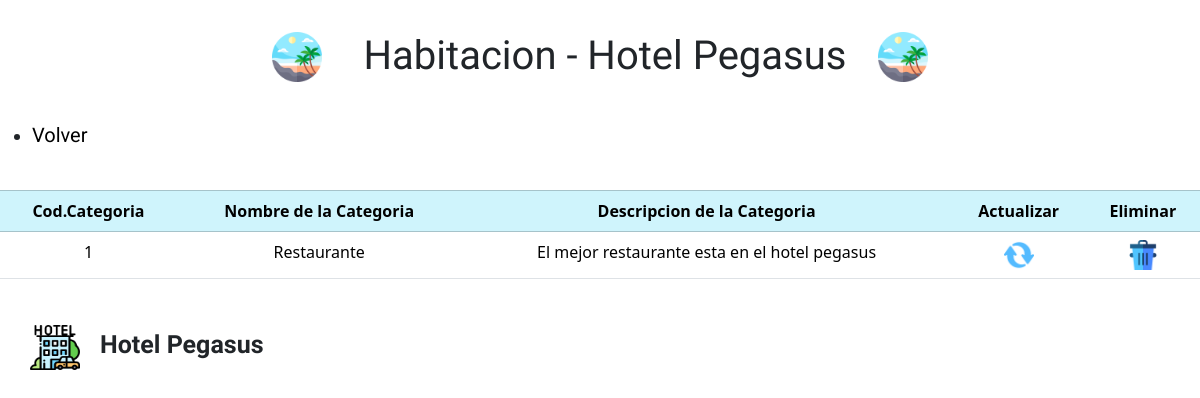
The page /servicios/verCategorias on the database as committed earlier.
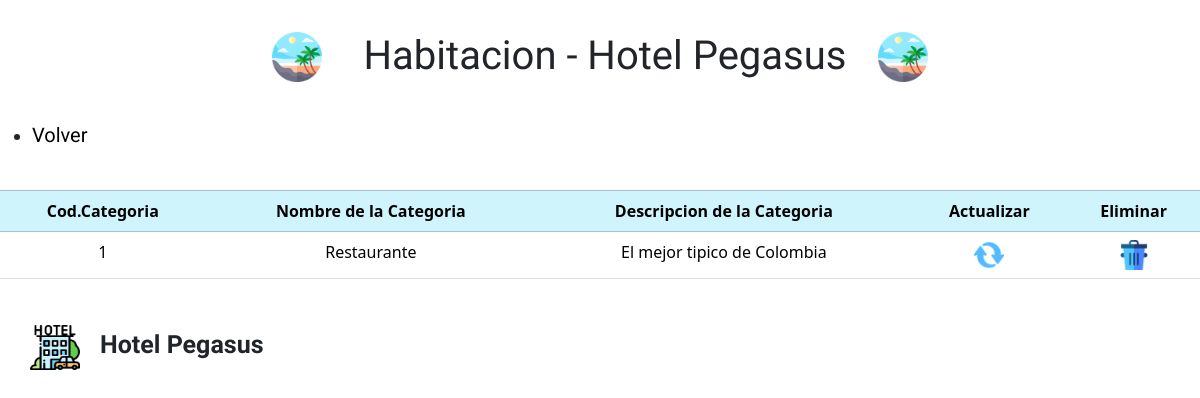
The same page on the database as committed later.
### serviciosGestion/models.py (models this page shows)
class tb_categoria(models.Model):
    codigo_cat = models.AutoField(primary_key=True, verbose_name = 'Codigo de la categoria')
    nombre_cat = models.CharField(max_length=70, verbose_name = 'Nombre de la categoria')
    descripcion_cat = models.TextField(verbose_name = 'Descripcion de la categoria')
    imagen_cat = models.ImageField(verbose_name = 'Imagen de la categoria',upload_to='media', height_field=None, width_field=None, max_length=None)

### serviciosGestion/views.py (the view)
# urls.py: path('verCategorias',verCategorias, name = 'verCategorias'),
def verCategorias(request):
    categorias = tb_categoria.objects.all()
    contexto = {
        'categorias': categorias
    }
    return render(request,'mostrarCategorias.html', contexto)

### templates/mostrarCategorias.html (shortened to what this page needs)
{% load static %}
<!DOCTYPE html>
<html lang="es">
<head>
    <link href="https://cdn.jsdelivr.net/npm/bootstrap@5.3.2/dist/css/bootstrap.min.css" rel="stylesheet">
    <link rel="stylesheet" href="{% static 'css/verUsuarios.css' %}">
</head>
<body>
    <header>
        <div class="logoIzquierdo">
            <img src="{% static 'img/playa.png' %}" alt="logoIzquierda">
        </div>
        <h1 class="tituloEncabezado">Habitacion - Hotel Pegasus</h1>
        <div class="logoIzquierdo">
            <img src="{% static 'img/playa.png' %}" alt="logoIzquierda">
        </div>
    </header>
    <ul>
        <li>
            <a href="{% url 'inicioServicios' %}">Volver</a>
        </li>
    </ul>
    <table class="table">
        <br>
        <thead class="table-info table-bordered">
                <tr>
                    <th scope='col'>Cod.Categoria</th>
                    <th scope='col'>Nombre de la Categoria</th>
                    <th scope='col'>Descripcion de la Categoria</th>
                    <th scope='col'>Actualizar</th>
                    <th scope='col'>Eliminar</th>
                </tr>
            {% for i in categorias %}
            </thead>
                <tr>
                    <td>{{i.codigo_cat}}</td>
                    <td>{{i.nombre_cat}}</td>
                    <td>{{i.descripcion_cat}}</td>
                    <td>
                        <a href="actualizaCategoria/{{i.codigo_cat}}"><img src="{% static "img/actualizar.png" %}" alt="imagenActualizar" width="30px"></a>
                    </td>
                    <td>
                        <a href="eliminarCategoria/{{i.codigo_cat}}"><img src="{% static "img/eliminar.png"%}" alt="imagenEliminar" width='30px'></a>
                    </td>
                </tr>
            {% endfor %}
    </table>
    <footer>
        <div class="contenedorFooter">
            <img src="{% static 'img/hotel.png' %}" alt="hotelIcono">
            <h3>Hotel Pegasus</h3>
        </div>
    </footer>
</body>
</html>

Rows that differ between the two databases and show on the page:
changed tb_categoria "Restaurante": descripcion_cat "El mejor restaurante esta en el hotel pegasus" → "El mejor tipico de Colombia"
